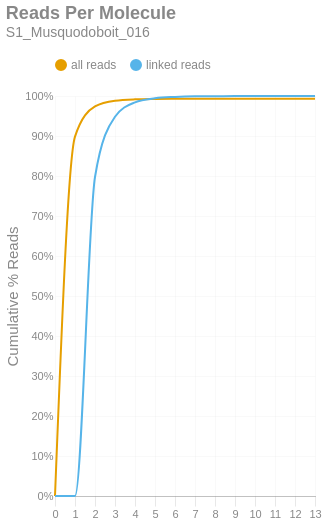

Notebook code for this chart:
### Markdown cell above
### Reads per Molecule
This chart shows the cumulative distribution of the number of reads per linked molecule. That is, how many alignments are associated with a unique molecule. This excludes the number of reads associated with invalid or absent linked-read barcodes. The `linked` histogram is the percentages recalculated when disregarding singletons.

### Code cell
if SKIPLR:
    print_html(f"Skipped")
else:
    counts = np.bincount(valids['reads'].cast(pl.Int64).to_numpy())
    weighted = counts * np.arange(len(counts))
    all_perc = weighted / n_reads
    linked_perc = weighted / n_linked_reads
    linked_perc[1] = 0
    binned_df = pl.DataFrame({
        'readsper': list(range(len(counts))),
        'all reads (cumsum)': np.cumsum(all_perc).tolist(),
        'linked reads (cumsum)': np.cumsum(linked_perc).tolist(),
    })

    with SafeRender(binned_df):
        (
            density_plot(binned_df, 'Reads Per Molecule', samplename, 'readspmol')
            .encode(
                x=alt.X('readsper:O', title=None).axis(labelAngle=0).scale(padding=0),
                y=alt.Y('value:Q', title='Cumulative % Reads').axis(format='%').stack(False),
                color=alt.Color("key:N").scale(domain=["all reads", "linked reads"]),
                tooltip=[
                    alt.Tooltip("key:N", title="Data Type"),
                    alt.Tooltip("readsper:O", title="Reads Per Molecule"),
                    alt.Tooltip("value:Q", format=".2%", title="% Reads (Cum.)")
                ]            
            )
        ).display()

### Figure 1 — Vega-Lite specification as saved in the notebook (floating-point values rounded to 4 significant figures)
{"width": "container", "height": 400, "config": {"title": {"anchor": "start", "dy": -15, "fontSize": 18, "color": "#888888", "subtitleColor": "#888888", "subtitleFontSize": 14}, "arc": {"fill": "#0072B2"}, "axis": {"domainColor": "#888888", "domainWidth": 0.5, "gridWidth": 0.2, "grid": false, "titleFontWeight": 400, "titleFontSize": 15, "labelFontSize": 11, "labelColor": "#888888", "tickColor": "#888888", "tickWidth": 0.2, "titleColor": "#888888"}, "axisBand": {"grid": false}, "axisX": {"grid": true, "tickSize": 10, "domainCap": "round"}, "axisY": {"domain": false, "grid": true, "tickSize": 0, "domainCap": "round"}, "background": "transparent", "header": {"labelFontSize": 15, "labelColor": "#888888", "titleFontSize": 15, "titleFontWeight": 600, "titleColor": "#888888"}, "legend": {"labelFont": "sans-serif", "labelFontSize": 12, "labelColor": "#888888", "symbolSize": 100, "symbolType": "circle", "titleFontSize": 12, "titlePadding": 10, "titleColor": "#888888", "title": null, "orient": "top"}, "range": {"category": ["#E69F00", "#56B4E9", "#009E73", "#F0E442", "#0072B2", "#D55E00", "#CC79A7", "#000000"], "diverging": ["#cfe8f3", "#a2d4ec", "#73bfe2", "#46abdb", "#1696d2", "#12719e"]}, "area": {"fill": "#0072B2", "fillOpacity": 0.7, "line": true, "strokeOpacity": 0.7}, "line": {"color": "#0072B2", "stroke": "#0072B2", "strokeWidth": 2}, "trail": {"color": "#0072B2", "stroke": "#0072B2", "strokeWidth": 0, "size": 1}, "point": {"filled": true, "fillOpacity": 1.0, "size": 95}, "text": {"color": "#888888", "fontSize": 11, "align": "right", "fontWeight": 400, "size": 11}, "bar": {"fill": "#0072B2", "stroke": null}, "view": {"stroke": null, "continuousWidth": 660, "continuousHeight": 400}}, "data": {"name": "data-98d10a086f537204cf7540c2895d7212"}, "mark": {"type": "line", "interpolate": "monotone", "point": {"opacity": 0, "size": 275}}, "encoding": {"color": {"field": "key", "scale": {"domain": ["all reads", "linked reads"]}, "type": "nominal"}, "tooltip": [{"field": "key", "title": "Data Type", "type": "nominal"}, {"field": "readsper", "title": "Reads Per Molecule", "type": "ordinal"}, {"field": "value", "format": ".2%", "title": "% Reads (Cum.)", "type": "quantitative"}], "x": {"axis": {"labelAngle": 0}, "field": "readsper", "scale": {"padding": 0}, "title": null, "type": "ordinal"}, "y": {"axis": {"format": "%"}, "field": "value", "stack": false, "title": "Cumulative % Reads", "type": "quantitative"}}, "params": [{"name": "param_c36ac31b6afebe62", "select": {"type": "point", "fields": ["key"]}, "bind": "legend"}], "title": {"text": "Reads Per Molecule", "subtitle": "S1_Musquodoboit_016"}, "transform": [{"fold": ["all reads (cumsum)", "linked reads (cumsum)"]}, {"calculate": "replace(datum.key, ' (cumsum)', '')", "as": "key"}, {"filter": {"param": "param_c36ac31b6afebe62"}}], "usermeta": {"embedOptions": {"downloadFileName": "S1_Musquodoboit_016.readspmol"}}, "$schema": "https://vega.github.io/schema/vega-lite/v6.1.0.json", "datasets": {"data-98d10a086f537204cf7540c2895d7212": [{"readsper": 0, "all reads (cumsum)": 0.0, "linked reads (cumsum)": 0.0}, {"readsper": 1, "all reads (cumsum)": 0.8984, "linked reads (cumsum)": 0.0}, {"readsper": 2, "all reads (cumsum)": 0.974, "linked reads (cumsum)": 0.7975}, {"readsper": 3, "all reads (cumsum)": 0.9883, "linked reads (cumsum)": 0.9481}, {"readsper": 4, "all reads (cumsum)": 0.9917, "linked reads (cumsum)": 0.9841}, {"readsper": 5, "all reads (cumsum)": 0.9927, "linked reads (cumsum)": 0.9943}, {"readsper": 6, "all reads (cumsum)": 0.993, "linked reads (cumsum)": 0.9977}, {"readsper": 7, "all reads (cumsum)": 0.9931, "linked reads (cumsum)": 0.9991}, {"readsper": 8, "all reads (cumsum)": 0.9931, "linked reads (cumsum)": 0.9993}, {"readsper": 9, "all reads (cumsum)": 0.9932, "linked reads (cumsum)": 0.9999}, {"readsper": 10, "all reads (cumsum)": 0.9932, "linked reads (cumsum)": 0.9999}, {"readsper": 11, "all reads (cumsum)": 0.9932, "linked reads (cumsum)": 0.9999}, {"readsper": 12, "all reads (cumsum)": 0.9932, "linked reads (cumsum)": 0.9999}, {"readsper": 13, "all reads (cumsum)": 0.9932, "linked reads (cumsum)": 1.0}]}}
